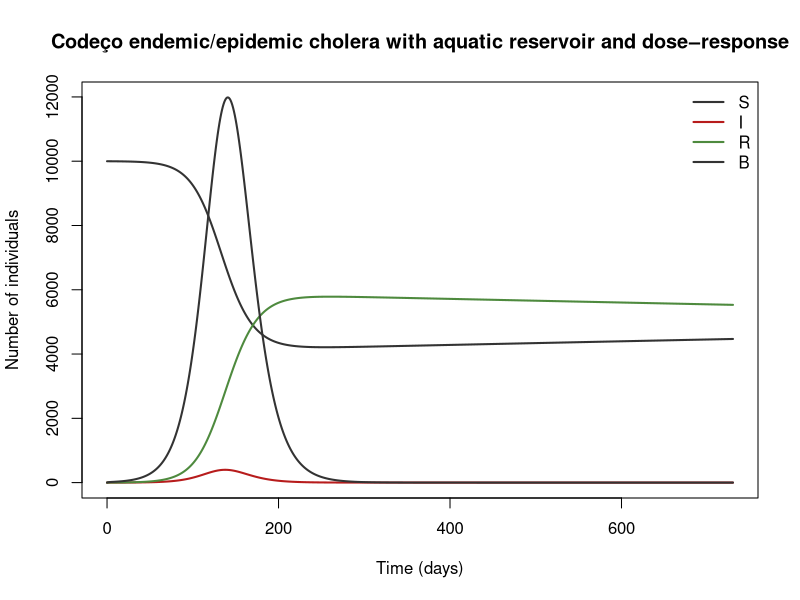

Generate this figure with R:
## Codeço endemic/epidemic cholera with aquatic reservoir and dose–response
## Cholera (Vibrio cholerae).
## Parameter values: 6 of 6 checked against the source; the rest are recalled or illustrative.
## Reference: Codeço CT. Endemic and epidemic dynamics of cholera: the role of the aquatic reservoir. BMC Infect Dis 2001;1:1
## Source: https://doi.org/10.1186/1471-2334-1-1
##
## Generated from a compartmental model diagram (model format v1).
## Regenerating from the same diagram always gives this exact file.
##
## Compartments: S, I, R, B
## Flows (time unit: days):
##   (outside) -> S  : mu_h * N
##   S -> (outside)  : mu_h * S
##   S -> I          : a * B / (K + B) * S
##   I -> R          : r * I
##   I -> (outside)  : mu_h * I
##   R -> (outside)  : mu_h * R
##   (outside) -> B  : e * I
##   B -> (outside)  : (-nb_mb) * B

library(deSolve)

# ---- Time ------------------------------------------------------------
times <- seq(0, 730, by = 1)  # days

# ---- Parameters ------------------------------------------------------
parameters <- c(
  mu_h = 0.0001,  # human birth = death rate (the paper's n) (day^-1) [verified]
  a = 1,          # rate of exposure to contaminated water (day^-1) [verified]
  K = 1e6,        # concentration giving a 50% chance of infection (cells/ml) [verified]
  r = 0.2,        # recovery rate (5-day infection) (day^-1) [verified]
  nb_mb = -0.33,  # net growth rate of vibrios, nb − mb. It is negative, so the population cannot persist without human input (day^-1) [verified]
  e = 10          # contribution of each infected person to the aquatic population (cells ml^-1 day^-1 person^-1) [verified]
)

# ---- Initial conditions ----------------------------------------------
state <- c(
  S = 9999,  # susceptible
  I = 1,     # infected
  R = 0,     # recovered/removed. Added for bookkeeping: the original has only S and I with constant total H, and recovered people are
  B = 0      # toxigenic V. cholerae concentration in water (cells/ml)
)

# ---- Model equations -------------------------------------------------
cholera_codeco2001_model <- function(t, state, parameters) {
  with(as.list(c(state, parameters)), {
    # Total population
    N <- S + I + R

    # Derived quantities
    lam_B <- B / (K + B)                  # probability of infection on exposure (saturating dose–response)
    S_crit <- K * r * (-nb_mb) / (e * a)  # critical susceptible number for invasion: 6600 for Community 2 and 13,200 for Community 1. These match the paper's Table 2 S_C values, which

    # Rates of change
    dS <- mu_h * N - mu_h * S - a * B / (K + B) * S
    dI <- a * B / (K + B) * S - r * I - mu_h * I
    dR <- r * I - mu_h * R
    dB <- e * I - (-nb_mb) * B

    list(c(dS, dI, dR, dB))
  })
}

# ---- Solve -----------------------------------------------------------
out <- ode(y = state, times = times, func = cholera_codeco2001_model, parms = parameters)
out <- as.data.frame(out)

# ---- Plot ------------------------------------------------------------
compartment_cols <- c(S = "#333333", I = "#B71C1C", R = "#4E8A3E", B = "#333333")
matplot(out$time, out[, names(compartment_cols)], type = "l", lty = 1, lwd = 2,
        col = compartment_cols, xlab = "Time (days)", ylab = "Number of individuals",
        main = "Codeço endemic/epidemic cholera with aquatic reservoir and dose–response")
legend("topright", legend = names(compartment_cols), col = compartment_cols,
       lty = 1, lwd = 2, bty = "n")
